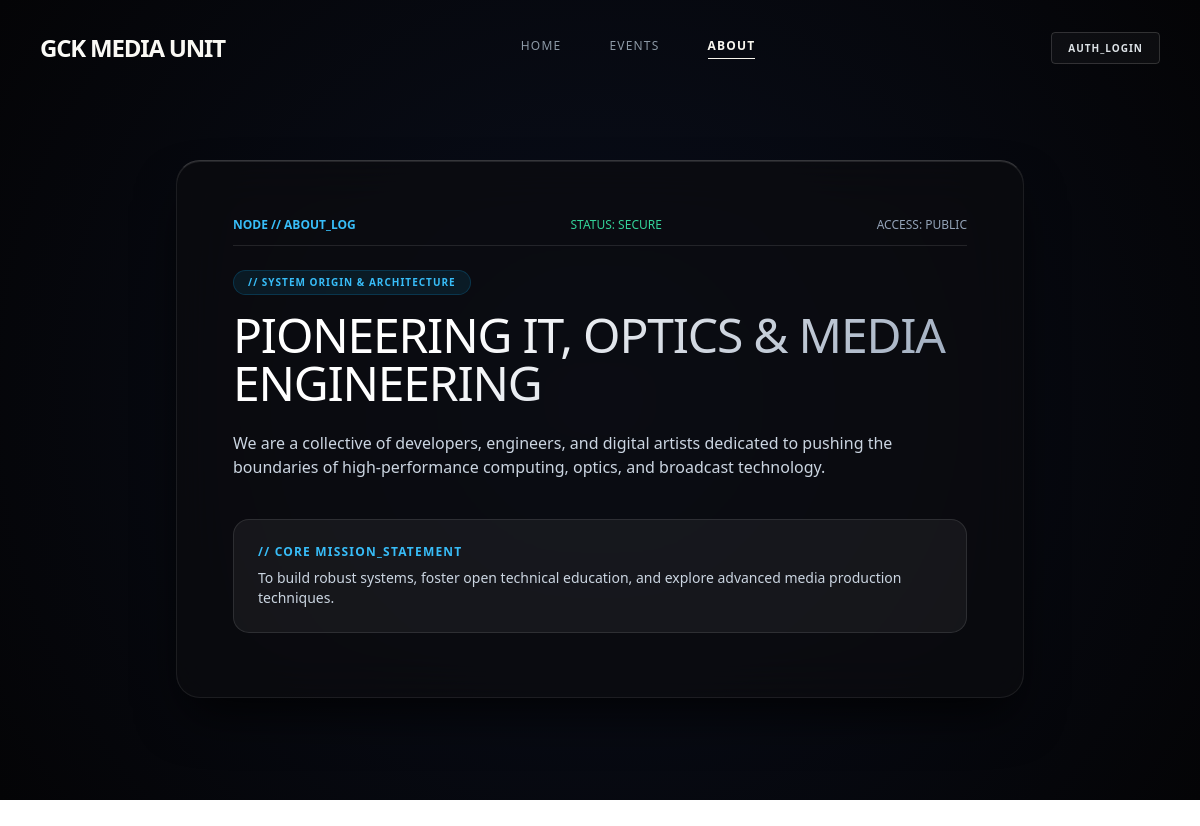
The page /about/ on the database its author committed.
### myapp/models.py (models this page shows, shortened)
class AboutPageContent(models.Model):
    title = models.CharField(max_length=200, default="ABOUT OUR SOCIETY")
    subtitle = models.CharField(
        max_length=200, default="// SYSTEM ORIGIN &amp; ARCHITECTURE")
    main_heading = models.CharField(
        max_length=300, default="PIONEERING IT, OPTICS &amp; MEDIA ENGINEERING")
    body_text = models.TextField(
        default="We are a collective of developers, engineers, and digital artists dedicated to pushing the boundaries of high-performance computing, optics, and broadcast technology.")
    mission_statement = models.TextField(
        default="To build robust systems, foster open technical education, and explore advanced media production techniques.")
    updated_at = models.DateTimeField(auto_now=True)

### myapp/views.py (the view)
# urls.py: path('about/', views.about_view, name='about'),
def about_view(request):
    about_content = AboutPageContent.objects.first()
    teachers = TeamMember.objects.filter(
        role_category='teacher').order_by('display_order')
    committee = TeamMember.objects.filter(
        role_category='committee').order_by('display_order')
    members = TeamMember.objects.filter(
        role_category='member').order_by('display_order')
    context = {
        'about': about_content,
        'teachers': teachers,
        'committee': committee,
        'members': members,
    }
    return render(request, 'myapp/about.html', context)

### myapp/models.py (called while the page is built)
    @classmethod
    def load(cls):
        obj, created = cls.objects.get_or_create(pk=1)
        return obj

### myapp/templates/myapp/about.html (shortened to what this page needs)
<!DOCTYPE html>
<html lang="en">
<head>
    <script src="https://cdn.tailwindcss.com"></script>
</head>
<body class="text-slate-100 min-h-screen overflow-x-hidden font-mono antialiased dot-matrix selection:bg-sky-500 selection:text-black">
    <div id="canvas-container"></div>
    <header class="fixed top-0 left-0 w-full px-4 sm:px-10 py-6 sm:py-8 flex justify-between items-center z-50 mix-blend-difference">
        <a href="/" class="text-xl sm:text-2xl font-bold tracking-tighter text-white font-sans uppercase">GCK Media Unit</a>
        <nav class="hidden md:flex space-x-12 text-xs uppercase tracking-widest text-slate-400 font-sans">
            <a href="/" class="hover:text-white transition-colors">Home</a>
            <a href="/events/" class="hover:text-white transition-colors">Events</a>
            <a href="/about/" class="text-white font-semibold border-b border-white pb-1">About</a>
        </nav>
        <div>
            {% if user.is_staff %}
                <a href="/admin/" class="action-btn px-3 sm:px-4 py-2 rounded text-[10px] font-semibold text-slate-200 uppercase tracking-widest font-sans">Dashboard</a>
            {% else %}
                <a href="/admin/login/?next=/admin/" class="action-btn px-3 sm:px-4 py-2 rounded text-[10px] font-semibold text-slate-200 uppercase tracking-widest font-sans">AUTH_LOGIN</a>
            {% endif %}
        </div>
    </header>
    <main class="min-h-screen flex flex-col items-center justify-center px-4 sm:px-6 pt-32 sm:pt-40 pb-20 relative z-10 space-y-12 max-w-4xl mx-auto">
        <div class="w-full p-6 sm:p-10 md:p-14 rounded-3xl liquid-glass relative overflow-hidden">
            <div class="flex flex-wrap items-center justify-between gap-2 mb-6 border-b border-white/10 pb-3 text-[11px] sm:text-xs text-slate-400 font-sans">
                <span class="text-sky-400 font-semibold">NODE // ABOUT_LOG</span>
                <span class="text-emerald-400">STATUS: SECURE</span>
                <span>ACCESS: PUBLIC</span>
            </div>
            <span class="inline-block px-3.5 py-1 mb-4 text-[10px] font-bold tracking-widest text-sky-400 uppercase rounded-full bg-sky-500/10 border border-sky-500/20 font-sans">
                {{ about.subtitle|safe }}
            </span>
            <h1 class="text-2xl sm:text-4xl md:text-5xl font-light mb-6 gradient-text leading-tight font-sans tracking-tight">
                {{ about.main_heading|safe }}
            </h1>
            <div class="space-y-6 text-slate-300 text-sm md:text-base leading-relaxed font-sans mb-10">
                <p>{{ about.body_text|linebreaksbr }}</p>
            </div>
            <div class="p-6 rounded-2xl bg-white/5 border border-white/10 mb-2 font-sans">
                <h3 class="text-xs font-bold text-sky-400 tracking-widest uppercase mb-2">// CORE MISSION_STATEMENT</h3>
                <p class="text-slate-300 text-xs md:text-sm leading-relaxed">{{ about.mission_statement }}</p>
            </div>
        </div>
    </main>
</body>
</html>

### myapp/templates/myapp/about.html (style rules this page uses)
.dot-matrix { background-image: radial-gradient(rgba(255, 255, 255, 0.06) 1px, transparent 1px); background-size: 24px 24px; }
.liquid-glass { background: rgba(12, 12, 16, 0.68); backdrop-filter: blur(25px); -webkit-backdrop-filter: blur(25px); border: 1px solid rgba(255, 255, 255, 0.08); border-top: 1px solid rgba(255, 255, 255, 0.18); box-shadow: 0 25px 50px -12px rgba(0, 0, 0, 0.8), inset 0 1px 0 0 rgba(255, 255, 255, 0.1); transition: all 0.4s cubic-bezier(0.16, 1, 0.3, 1); }
.action-btn { background: rgba(255, 255, 255, 0.04); border: 1px solid rgba(255, 255, 255, 0.15); transition: all 0.3s cubic-bezier(0.4, 0, 0.2, 1); }
.gradient-text { background: linear-gradient(135deg, #ffffff 30%, #94a3b8 100%); -webkit-background-clip: text; -webkit-text-fill-color: transparent; }
#canvas-container { position: fixed; top: 0; left: 0; width: 100vw; height: 100vh; z-index: 0; background: radial-gradient(circle at center, #0a0f1d 0%, #040406 100%); pointer-events: none; }

### rows shown on the page
AboutPageContent: subtitle "// SYSTEM ORIGIN & ARCHITECTURE", main_heading "PIONEERING IT, OPTICS & MEDIA ENGINEERING", body_text "We are a collective of developers, engineers, and digital artists dedicated to pushing the boundaries of high-performance computing, optics, and broadcast technology.", mission_statement "To build robust systems, foster open technical education, and explore advanced media production techniques."
